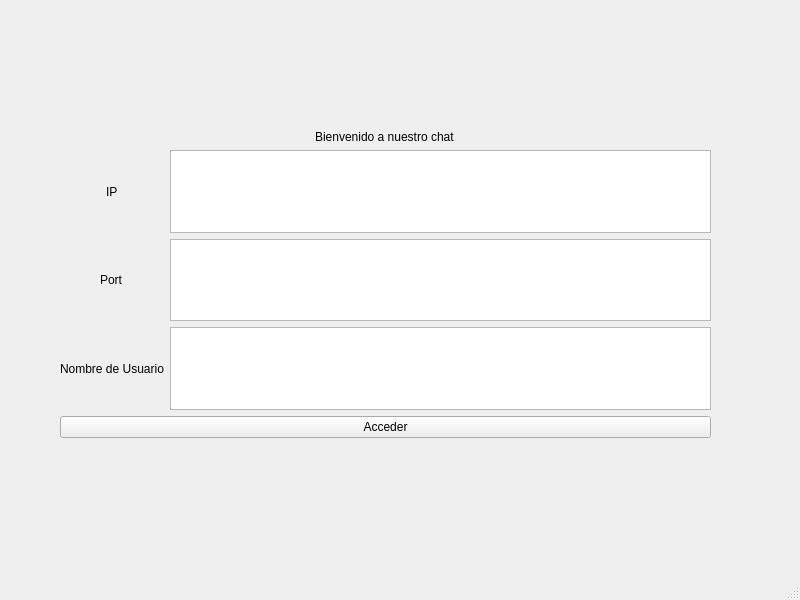
<?xml version="1.0" encoding="UTF-8"?>
<ui version="4.0">
 <class>MainWindow</class>
 <widget class="QMainWindow" name="MainWindow">
  <property name="geometry">
   <rect>
    <x>0</x>
    <y>0</y>
    <width>800</width>
    <height>600</height>
   </rect>
  </property>
  <property name="windowTitle">
   <string>MainWindow</string>
  </property>
  <widget class="QWidget" name="centralwidget">
   <widget class="QWidget" name="verticalLayoutWidget">
    <property name="geometry">
     <rect>
      <x>60</x>
      <y>130</y>
      <width>651</width>
      <height>308</height>
     </rect>
    </property>
    <layout class="QVBoxLayout" name="verticalLayout">
     <item alignment="Qt::AlignmentFlag::AlignHCenter">
      <widget class="QLabel" name="label">
       <property name="text">
        <string>Bienvenido a nuestro chat</string>
       </property>
      </widget>
     </item>
     <item>
      <layout class="QHBoxLayout" name="horizontalLayout">
       <item>
        <layout class="QVBoxLayout" name="verticalLayout_3">
         <item alignment="Qt::AlignmentFlag::AlignHCenter">
          <widget class="QLabel" name="label_2">
           <property name="text">
            <string>IP</string>
           </property>
          </widget>
         </item>
         <item alignment="Qt::AlignmentFlag::AlignHCenter">
          <widget class="QLabel" name="label_3">
           <property name="text">
            <string>Port</string>
           </property>
          </widget>
         </item>
         <item>
          <widget class="QLabel" name="label_4">
           <property name="text">
            <string>Nombre de Usuario</string>
           </property>
          </widget>
         </item>
        </layout>
       </item>
       <item>
        <layout class="QVBoxLayout" name="verticalLayout_2">
         <item>
          <widget class="QPlainTextEdit" name="plainTextEdit"/>
         </item>
         <item>
          <widget class="QPlainTextEdit" name="plainTextEdit_2"/>
         </item>
         <item>
          <widget class="QPlainTextEdit" name="plainTextEdit_3"/>
         </item>
        </layout>
       </item>
      </layout>
     </item>
     <item>
      <widget class="QPushButton" name="pushButton">
       <property name="text">
        <string>Acceder</string>
       </property>
      </widget>
     </item>
    </layout>
   </widget>
  </widget>
  <widget class="QMenuBar" name="menubar">
   <property name="geometry">
    <rect>
     <x>0</x>
     <y>0</y>
     <width>800</width>
     <height>26</height>
    </rect>
   </property>
  </widget>
  <widget class="QStatusBar" name="statusbar"/>
 </widget>
 <resources/>
 <connections/>
</ui>
